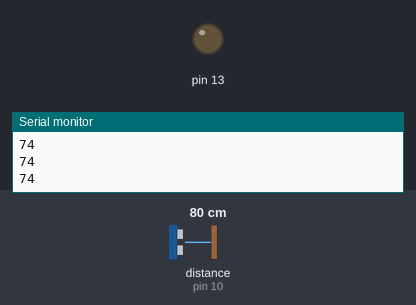
Bench run of a sketch on a simulated Arduino Uno, built with avr-gcc and run on an emulated ATmega328P. Shown: output pins drawn as LEDs (lit = HIGH), the last lines printed to the serial monitor. Wiring (inferred from the names in the program): ultrasonic range finder: trigger pin 9; echo pin 10. Inputs (shaded band) come from the test bench; at power-on: distance to the obstacle (sensor on pin 10) 80 cm. The echo pulse lasts 58.3 µs per cm; pins used as bus, display or sensor lines are not drawn.

Above: at 1.2 s.
1.3 s: distance to the obstacle (sensor on pin 10) set to 24 cm
2.8 s: distance to the obstacle (sensor on pin 10) set to 19 cm
At 3.4 s:
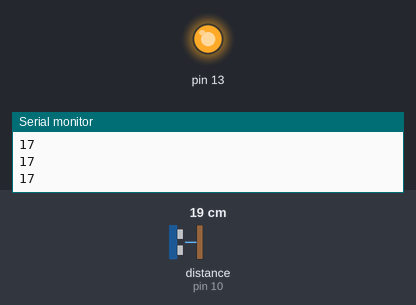
4.3 s: distance to the obstacle (sensor on pin 10) set to 35 cm
At 4.6 s:
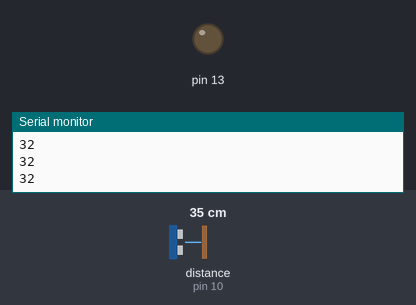
5.8 s: distance to the obstacle (sensor on pin 10) set to 2 cm
At 6.9 s:
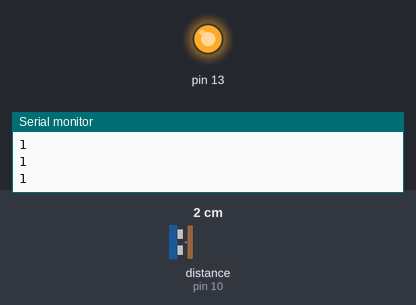
Timing chart, 0 to 8.3 s (numbered marks = the images above; inputs shaded):
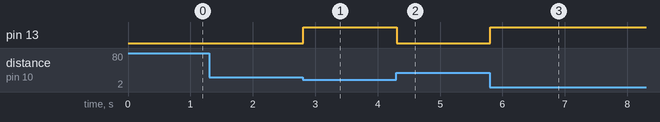

Measured:
- the behaviour switches between 22 and 21 cm on distance to the obstacle (sensor on pin 10) (found by bisection; images 0 and 1)
- after the input at 2.8 s, pin 13: LOW → HIGH at once
- after the input at 4.3 s, pin 13: HIGH → LOW at once
- after the input at 5.8 s, pin 13: LOW → HIGH at once

The sketch:

ultrasound_to_detect_the_distance_for_lighting.ino
```cpp
int trig=9;
int echo=10;

void setup() {
  // put your setup code here, to run once:

  pinMode(trig,OUTPUT);
  pinMode(echo,INPUT);
  pinMode(13,OUTPUT);

  Serial.begin(9600);
}

void loop() {

  // put your main code here, to run repeatedly:
  digitalWrite(trig,LOW);
  delayMicroseconds(2);
  digitalWrite(trig,HIGH);
  delayMicroseconds(10);
  digitalWrite(trig,LOW);
  long t=pulseIn(echo,HIGH);
  int d=(0.032*t)/2;
  Serial.println(d);
  if(d<20){
    digitalWrite(13,HIGH);
  }
  else{
    digitalWrite(13,LOW);
  }


}
```
